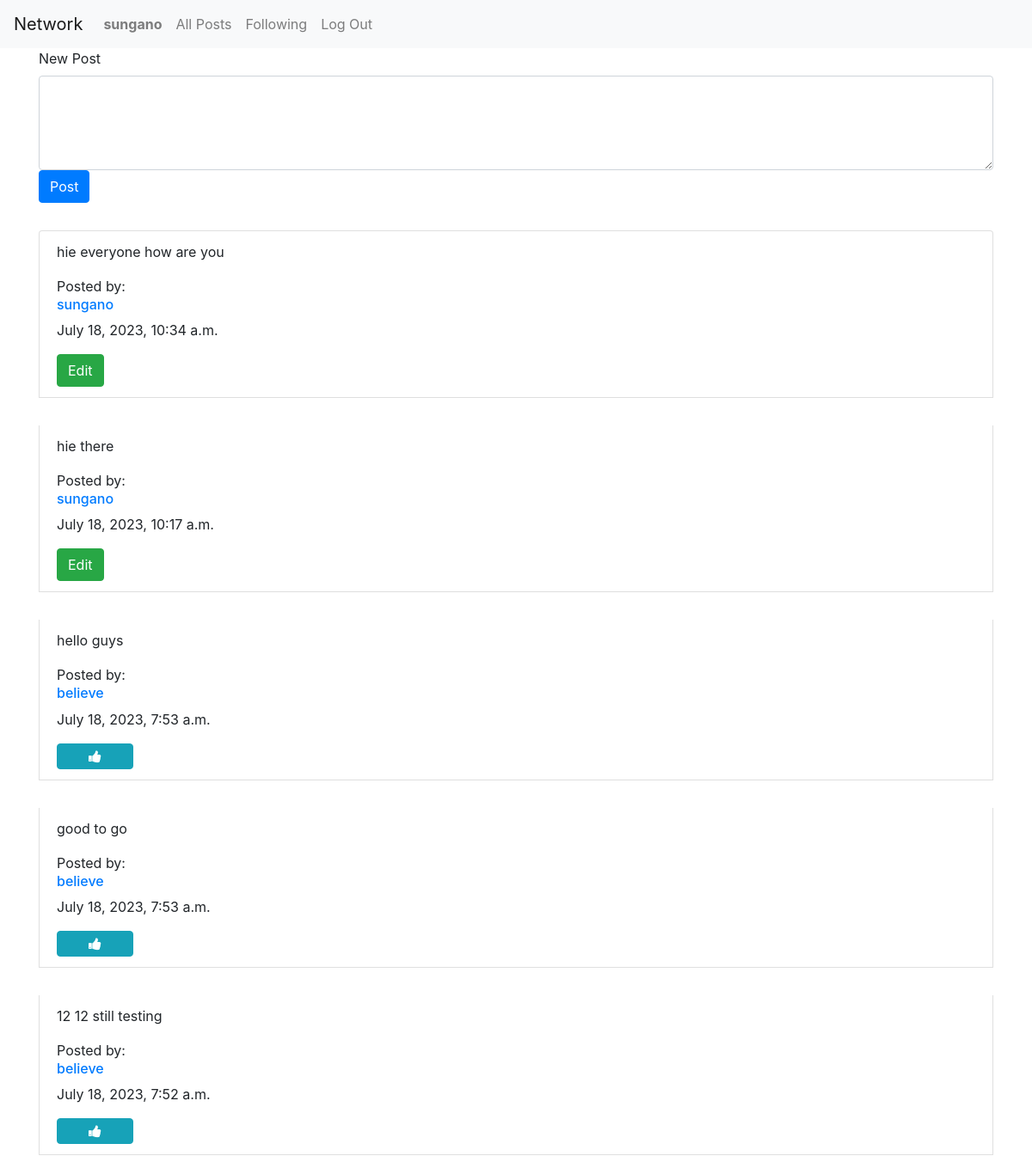
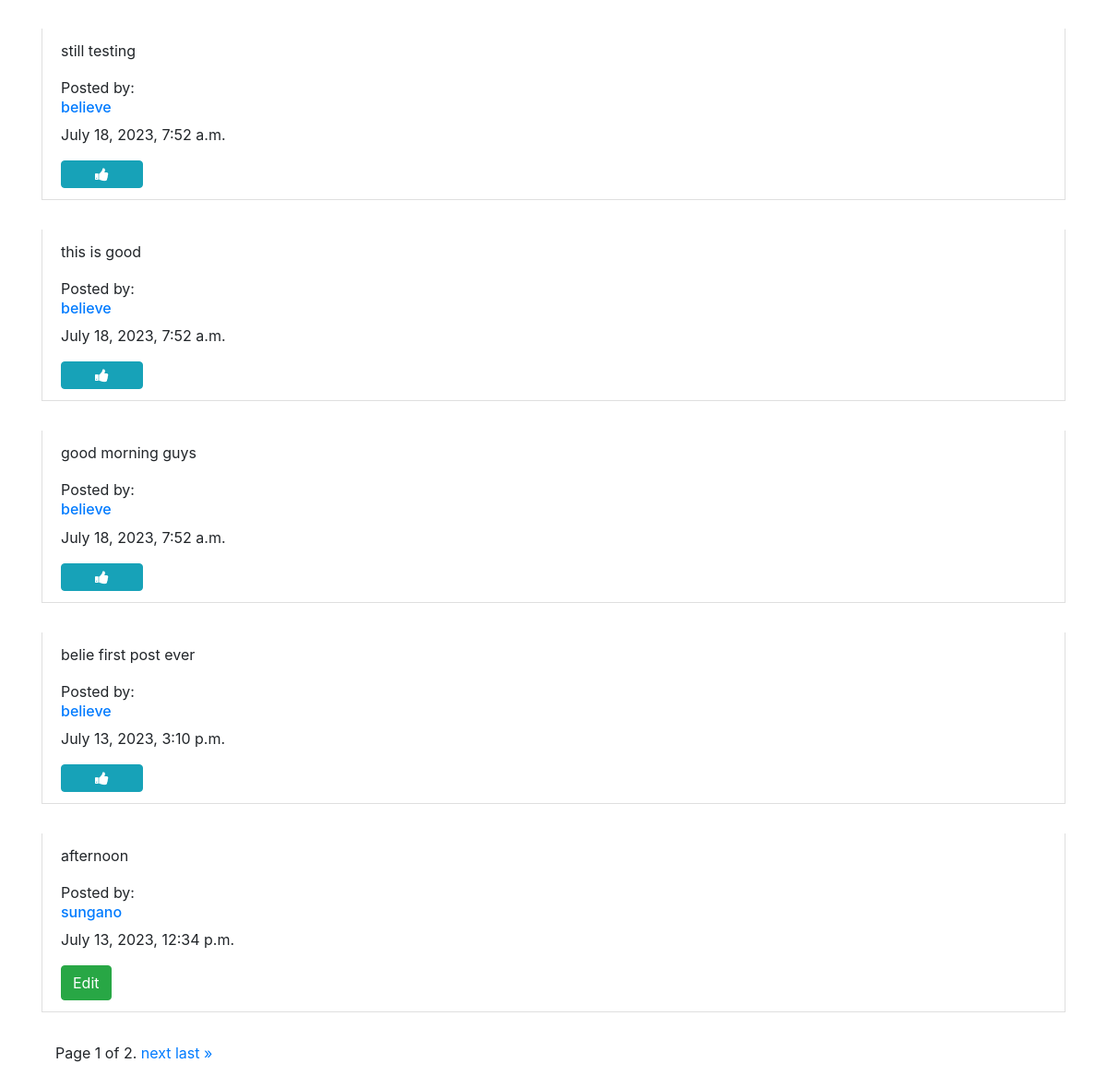
/ (signed in), run on the app's committed database (2 pictures, top to bottom).
### network/models.py (models this page shows, shortened)
class User(AbstractUser):
    pass
    def __str__(self):
            return self.username

class Post(models.Model):
    comment = models.CharField(max_length=500)
    author = models.ForeignKey("User", on_delete=models.CASCADE)
    timestamp = models.DateTimeField(auto_now_add=True)

### network/views.py (the view, shortened to what this page needs)
# urls.py: path("", views.index, name="index"),
def index(request):
    posts = Post.objects.all().order_by('-timestamp')
    posts_paginator = Paginator(posts, 10)
    page_number = request.GET.get('page')
    posts_page_object = posts_paginator.get_page(page_number)
    likes = Like.objects.all()
    postsYouLike = []
    try:
        for like in likes:
            if like.user.id == request.user.id:
                postsYouLike.append(like.post.id)
    except:
        postsYouLike= []
    return render(request, "network/index.html", {
        "postsYouLike": postsYouLike,
        "postsPage": posts_page_object
        })

### network/templates/network/index.html (shortened to what this page needs)
{% extends "network/layout.html" %}
{% block body %}
    <div id="posts-page" class="container">
        {% if user.is_authenticated %}
            <form action="{% url 'index' %}" method="post">
                <div class="form-floating">
                    <label for="new_post">New Post</label>
                    <textarea class="form-control" name="post" id="new-post" cols="20" rows="4"></textarea>
                    <button type="submit" class="btn btn-primary">Post</button>
                </div>
            </form>
        {% endif %}
            <div id="all-posts">
                {% for post in postsPage %}
                    <div class="list-group-item" style="margin-top: 2em;">
                        <p id="post_{{ post.id }}">{{post.comment}}</p>
                        <span>Posted by: </span>
                        <a href="{% url 'profile' id=post.author.id %}">
                            <h6>{{post.author}}</h6>
                        </a>
                        <p>{{post.timestamp}}</p>
                        {% if user.is_authenticated %}
                            {% if user == post.author %}
                                <button class="btn btn-success" data-toggle="modal" data-target="#modal_edit_post_{{ post.id }}">Edit</button>
                            {% else %}
                                    {% if post.id in postsYouLike %}
                                      <button class="btn btn-info fa fa-thumbs-down col-1" id="like_{{ post.id }}" onclick="likeHandler({{post.id}}, {{postsYouLike}})" ></button>
                                    {% else %}
                                      <button class="btn btn-info fa fa-thumbs-up col-1" id="like_{{ post.id }}" onclick="likeHandler({{post.id}}, {{postsYouLike}})"></button>
                                    {% endif %}
                            {% endif %}
                        {% endif %}
                    </div>
                {% endfor %}
                    <div class="container" style="margin-top: 2em; margin-bottom: 4em;">
                      <div class="pagination">
                        <span class="step-links">
                            <span class="current">
                                Page {{ postsPage.number }} of {{ postsPage.paginator.num_pages }}.
                            </span>
                            {% if postsPage.has_next %}
                                <a href="?page={{ postsPage.next_page_number }}">next</a>
                                <a href="?page={{ postsPage.paginator.num_pages }}">last &raquo;</a>
                            {% endif %}
                        </span>
                      </div>
                    </div>
            </div>
    </div>
{% endblock %}

### network/templates/network/layout.html (shortened to what this page needs)
{% load static %}
<!DOCTYPE html>
<html lang="en">
    <head>
        <link rel="stylesheet" href="https://stackpath.bootstrapcdn.com/bootstrap/4.4.1/css/bootstrap.min.css">
        <link href="{% static 'network/styles.css' %}" rel="stylesheet">
        <link rel="stylesheet" href="https://cdnjs.cloudflare.com/ajax/libs/font-awesome/4.7.0/css/font-awesome.min.css">
    </head>
    <body>
        <nav class="navbar navbar-expand-lg navbar-light bg-light">
            <a class="navbar-brand" href="#">Network</a>
            <div>
              <ul class="navbar-nav mr-auto">
                {% if user.is_authenticated %}
                    <li class="nav-item">
                        <a class="nav-link" href="#"><strong>{{ user.username }}</strong></a>
                    </li>
                {% endif %}
                <li class="nav-item">
                  <a class="nav-link" href="{% url 'index' %}">All Posts</a>
                </li>
                {% if user.is_authenticated %}
                    <li class="nav-item">
                        <a class="nav-link" href="{% url 'following' %}">Following</a>
                    </li>
                    <li class="nav-item">
                        <a class="nav-link" href="{% url 'logout' %}">Log Out</a>
                    </li>
                {% endif %}
              </ul>
            </div>
          </nav>
        <div class="body">
            {% block body %}
            {% endblock %}
        </div>
    </body>
</html>

### data on the page
User: username "sungano"
Post: comment "hie everyone how are you", author "sungano", timestamp "July 18, 2023, 10:34 a.m."
Post: comment "hie there", author "sungano", timestamp "July 18, 2023, 10:17 a.m."
Post: comment "hello guys", author "believe", timestamp "July 18, 2023, 7:53 a.m."
Post: comment "good to go", author "believe", timestamp "July 18, 2023, 7:53 a.m."
Post: comment "12 12 still testing", author "believe", timestamp "July 18, 2023, 7:52 a.m."
Post: comment "still testing", author "believe", timestamp "July 18, 2023, 7:52 a.m."
Post: comment "this is good", author "believe", timestamp "July 18, 2023, 7:52 a.m."
Post: comment "good morning guys", author "believe", timestamp "July 18, 2023, 7:52 a.m."
Post: comment "belie first post ever", author "believe", timestamp "July 13, 2023, 3:10 p.m."
Post: comment "afternoon", author "sungano", timestamp "July 13, 2023, 12:34 p.m."

### other printed values
{{ postsPage.number }} "1"
{{ postsPage.paginator.num_pages }} "2"
